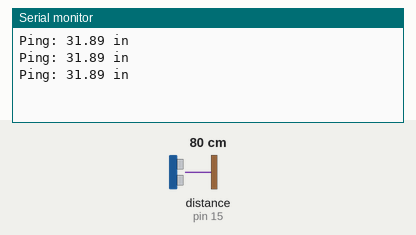
Recording of a sketch running on a simulated Arduino Uno, built with avr-gcc and run on an emulated ATmega328P. Parts: the last lines printed to the serial monitor. The inputs (shaded band) are chosen by the test bench; at power-on: distance to the obstacle (sensor on pin 15) 80 cm. The echo pulse lasts 58.3 µs per cm.

Above: at 1.8 s.
1.9 s: distance to the obstacle (sensor on pin 15) set to 2 cm
At 2.4 s:
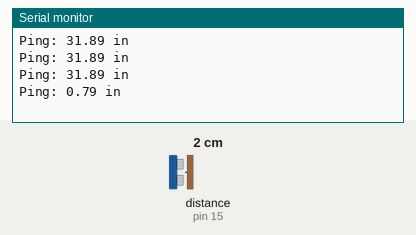
3.4 s: distance to the obstacle (sensor on pin 15) set to 4 cm
At 3.9 s:
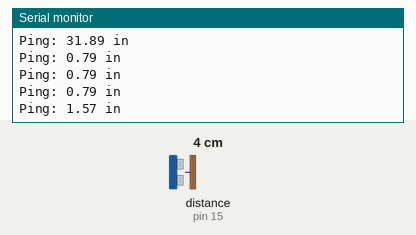
Timing chart, 0 to 6.4 s (numbered marks = the images above; inputs shaded):
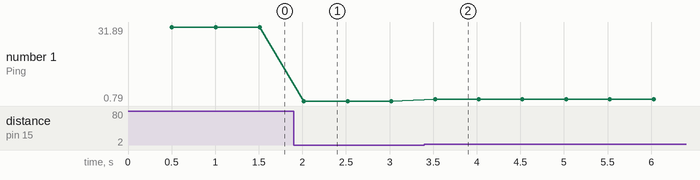

Measured:
- after the input at 1.9 s, the serial monitor: prints a new line after 0.12 s (image 1)
- after the input at 3.4 s, the serial monitor: prints a new line after 0.12 s (image 2)
- plotted number 1: 31.89 → 0.79 after the input at 1.9 s, 0.79 → 1.57 after the input at 3.4 s

The sketch:

TideSensorPicoW.ino
```cpp
// ---------------------------------------------------------------------------
// NewPing library sketch that interfaces with all but the SRF06 sensor using
// only one Arduino pin. You can also interface with the SRF06 using one pin
// if you install a 0.1uf capacitor on the trigger and echo pins of the sensor
// then tie the trigger pin to the Arduino pin (doesn't work with Teensy).
// ---------------------------------------------------------------------------

#include <NewPing.h>

#define PING_PIN  15  // Arduino pin tied to both trigger and echo pins on the ultrasonic sensor.
#define MAX_DISTANCE 3000 // Maximum distance we want to ping for (in centimeters). Maximum sensor distance is rated at 400-500cm.

NewPing sonar(14, 15, MAX_DISTANCE); // NewPing setup of pin and maximum distance.

void setup() {
  Serial.begin(115200); // Open serial monitor at 115200 baud to see ping results.
}

void loop() {
  delay(500
  );                     // Wait 50ms between pings (about 20 pings/sec). 29ms should be the shortest delay between pings.
  Serial.print("Ping: ");
  Serial.print(sonar.ping_cm()/2.54); // Send ping, get distance in cm and print result (0 = outside set distance range)
  Serial.println(" in");
}
```
